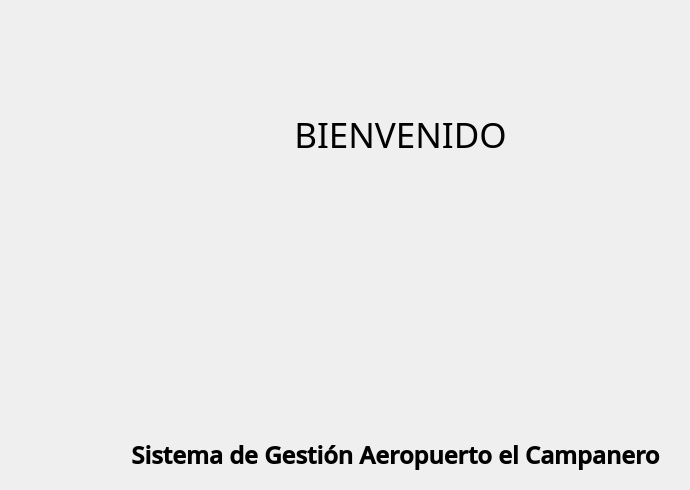
     <widget class="QWidget" name="pg_bienvenido_6">
      <widget class="QLabel" name="label_cerrarsesion_96">
       <property name="geometry">
        <rect>
         <x>110</x>
         <y>430</y>
         <width>571</width>
         <height>51</height>
        </rect>
       </property>
       <property name="font">
        <font>
         <family>Open Sans Semibold</family>
         <pointsize>12</pointsize>
         <weight>75</weight>
         <bold>true</bold>
        </font>
       </property>
       <property name="text">
        <string>&lt;html&gt;&lt;head/&gt;&lt;body&gt;&lt;p align=&quot;center&quot;&gt;&lt;span style=&quot; font-size:18pt; color:#000000;&quot;&gt;Sistema de Gestión Aeropuerto el Campanero&lt;/span&gt;&lt;/p&gt;&lt;/body&gt;&lt;/html&gt;</string>
       </property>
      </widget>
      <widget class="QLabel" name="label_11">
       <property name="geometry">
        <rect>
         <x>240</x>
         <y>150</y>
         <width>301</width>
         <height>301</height>
        </rect>
       </property>
       <property name="text">
        <string/>
       </property>
       <property name="pixmap">
        <pixmap>../Ventanas/Icons/Avion.png</pixmap>
       </property>
       <property name="scaledContents">
        <bool>true</bool>
       </property>
      </widget>
      <widget class="QLabel" name="label_cerrarsesion_97">
       <property name="geometry">
        <rect>
         <x>290</x>
         <y>110</y>
         <width>221</width>
         <height>41</height>
        </rect>
       </property>
       <property name="font">
        <font>
         <family>Franklin Gothic Heavy</family>
         <pointsize>12</pointsize>
         <weight>50</weight>
         <bold>false</bold>
        </font>
       </property>
       <property name="text">
        <string>&lt;html&gt;&lt;head/&gt;&lt;body&gt;&lt;p align=&quot;center&quot;&gt;&lt;span style=&quot; font-size:26pt; color:#000000;&quot;&gt;BIENVENIDO&lt;/span&gt;&lt;/p&gt;&lt;/body&gt;&lt;/html&gt;</string>
       </property>
      </widget>
     </widget>
